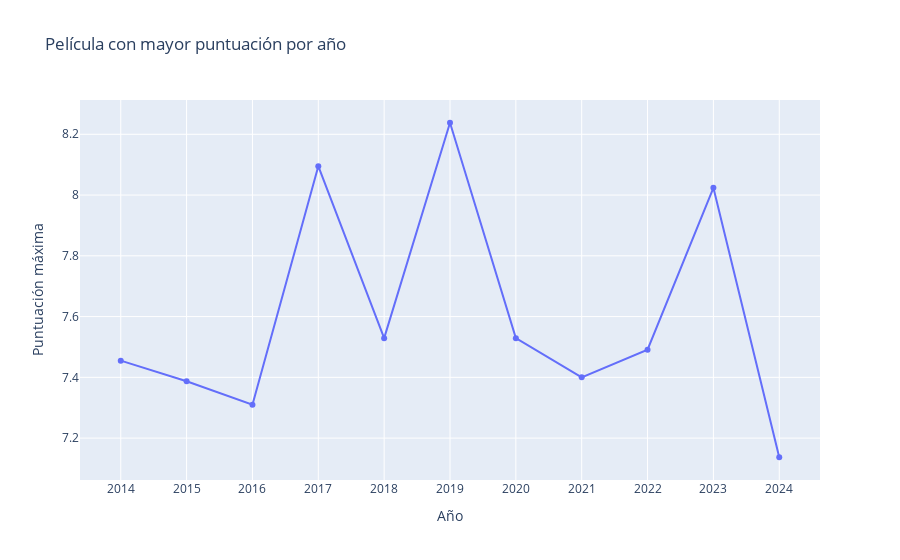

Notebook source saved alongside this figure:
### Code cell
#gráfico mejor película por año

import plotly.express as px
import plotly.io as pio

# Establecer renderizador adecuado
pio.renderers.default = "jupyterlab"  # o "browser" si usas VSCode

# Asegúrate de que el DataFrame contiene: 'anio', 'puntuacion', 'titulo'
# Paso 1: Filtrar para obtener solo la película con mayor puntuación por año
df_max_por_anio = df.groupby('anio').apply(lambda x: x.loc[x['puntuacion'].idxmax()]).reset_index(drop=True)

# Paso 2: Crear el gráfico
fig = px.line(df_max_por_anio, 
              x='anio', 
              y='puntuacion', 
              markers=True, 
              title="Película con mayor puntuación por año")

# Paso 3: Personalizar tooltip (hover)
fig.update_traces(
    mode='lines+markers', 
    hovertemplate='<b>%{customdata[0]}</b><br>Año: %{x}<br>Puntuación: %{y:.2f}',
    customdata=df_max_por_anio[['titulo']]  # columna con los títulos
)

# Paso 4: Ajustar eje X
fig.update_layout(
    xaxis_title="Año",
    yaxis_title="Puntuación máxima",
    xaxis=dict(
        tickmode='linear',
        dtick=1
    )
)

fig.show()

### Figure 1 — Plotly figure (JSON) as saved in the notebook; plotly's stock layout.template omitted (floating-point values rounded to 4 significant figures)
{"data": [{"customdata": [["Perdona si te llamo amor"], ["Palmeras en la nieve"], ["Tini: El gran cambio de Violetta"], ["Contratiempo"], ["Campeones"], ["Klaus"], ["Padre no hay más que uno 2: la llegada de la suegra"], ["La última carta de amor"], ["As bestas"], ["Robot Dreams"], ["Culpa tuya"]], "hovertemplate": "<b>%{customdata[0]}</b><br>Año: %{x}<br>Puntuación: %{y:.2f}", "legendgroup": "", "line": {"color": "#636efa", "dash": "solid"}, "marker": {"symbol": "circle"}, "mode": "lines+markers", "name": "", "orientation": "v", "showlegend": false, "type": "scatter", "x": [2014, 2015, 2016, 2017, 2018, 2019, 2020, 2021, 2022, 2023, 2024], "xaxis": "x", "y": [7.455, 7.387, 7.31, 8.095, 7.529, 8.238, 7.529, 7.4, 7.491, 8.024, 7.137], "yaxis": "y"}], "layout": {"autosize": true, "legend": {"tracegroupgap": 0}, "title": {"text": "Película con mayor puntuación por año"}, "xaxis": {"anchor": "y", "autorange": true, "domain": [0, 1], "dtick": 1, "range": [2013.0, 2025.0], "tickmode": "linear", "title": {"text": "Año"}, "type": "linear"}, "yaxis": {"anchor": "x", "autorange": true, "domain": [0, 1], "range": [7.046, 8.329], "title": {"text": "Puntuación máxima"}, "type": "linear"}}}
